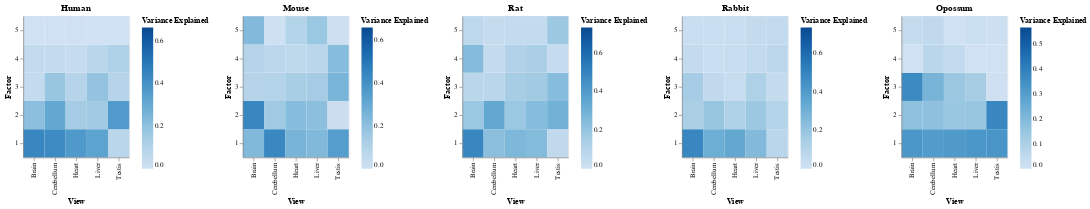

Notebook code cell kept with this figure:
### Code cell
plot_variance_explained(model)

### Figure 1 — Vega specification as saved in the notebook (floating-point values rounded to 4 significant figures)
{"$schema": "https://vega.github.io/schema/vega/v5.json", "data": [{"name": "source_0"}, {"name": "source_1"}, {"name": "source_2"}, {"name": "source_3"}, {"name": "source_4"}, {"name": "data_0", "values": [{"Factor": 1, "Variance Explained": 0.4409, "View": "Brain"}, {"Factor": 2, "Variance Explained": 0.2089, "View": "Brain"}, {"Factor": 3, "Variance Explained": 0.04534, "View": "Brain"}, {"Factor": 4, "Variance Explained": 0.05436, "View": "Brain"}, {"Factor": 5, "Variance Explained": 0.0, "View": "Brain"}, {"Factor": 1, "Variance Explained": 0.4248, "View": "Cerebellum"}, {"Factor": 2, "Variance Explained": 0.3104, "View": "Cerebellum"}, {"Factor": 3, "Variance Explained": 0.1752, "View": "Cerebellum"}, {"Factor": 4, "Variance Explained": 0.04215, "View": "Cerebellum"}, {"Factor": 5, "Variance Explained": 0.0, "View": "Cerebellum"}, {"Factor": 1, "Variance Explained": 0.3674, "View": "Heart"}, {"Factor": 2, "Variance Explained": 0.1401, "View": "Heart"}, {"Factor": 3, "Variance Explained": 0.09124, "View": "Heart"}, {"Factor": 4, "Variance Explained": 0.03903, "View": "Heart"}, {"Factor": 5, "Variance Explained": 0.0, "View": "Heart"}, {"Factor": 1, "Variance Explained": 0.327, "View": "Liver"}, {"Factor": 2, "Variance Explained": 0.1491, "View": "Liver"}, {"Factor": 3, "Variance Explained": 0.1869, "View": "Liver"}, {"Factor": 4, "Variance Explained": 0.07724, "View": "Liver"}, {"Factor": 5, "Variance Explained": 0.0, "View": "Liver"}, {"Factor": 1, "Variance Explained": 0.07829, "View": "Testis"}, {"Factor": 2, "Variance Explained": 0.3624, "View": "Testis"}, {"Factor": 3, "Variance Explained": 0.09353, "View": "Testis"}, {"Factor": 4, "Variance Explained": 0.1156, "View": "Testis"}, {"Factor": 5, "Variance Explained": 0.0, "View": "Testis"}]}, {"name": "data_1", "values": [{"Factor": 1, "Variance Explained": 0.2315, "View": "Brain"}, {"Factor": 2, "Variance Explained": 0.4391, "View": "Brain"}, {"Factor": 3, "Variance Explained": 0.09102, "View": "Brain"}, {"Factor": 4, "Variance Explained": 0.09385, "View": "Brain"}, {"Factor": 5, "Variance Explained": 0.2266, "View": "Brain"}, {"Factor": 1, "Variance Explained": 0.4346, "View": "Cerebellum"}, {"Factor": 2, "Variance Explained": 0.154, "View": "Cerebellum"}, {"Factor": 3, "Variance Explained": 0.09963, "View": "Cerebellum"}, {"Factor": 4, "Variance Explained": 0.0723, "View": "Cerebellum"}, {"Factor": 5, "Variance Explained": 0.002537, "View": "Cerebellum"}, {"Factor": 1, "Variance Explained": 0.2568, "View": "Heart"}, {"Factor": 2, "Variance Explained": 0.2191, "View": "Heart"}, {"Factor": 3, "Variance Explained": 0.1321, "View": "Heart"}, {"Factor": 4, "Variance Explained": 0.0645, "View": "Heart"}, {"Factor": 5, "Variance Explained": 0.09911, "View": "Heart"}, {"Factor": 1, "Variance Explained": 0.2337, "View": "Liver"}, {"Factor": 2, "Variance Explained": 0.206, "View": "Liver"}, {"Factor": 3, "Variance Explained": 0.1399, "View": "Liver"}, {"Factor": 4, "Variance Explained": 0.08038, "View": "Liver"}, {"Factor": 5, "Variance Explained": 0.1675, "View": "Liver"}, {"Factor": 1, "Variance Explained": 0.351, "View": "Testis"}, {"Factor": 2, "Variance Explained": 0.02063, "View": "Testis"}, {"Factor": 3, "Variance Explained": 0.2501, "View": "Testis"}, {"Factor": 4, "Variance Explained": 0.2196, "View": "Testis"}, {"Factor": 5, "Variance Explained": 0.007807, "View": "Testis"}]}, {"name": "data_2", "values": [{"Factor": 1, "Variance Explained": 0.4862, "View": "Brain"}, {"Factor": 2, "Variance Explained": 0.1862, "View": "Brain"}, {"Factor": 3, "Variance Explained": 0.08565, "View": "Brain"}, {"Factor": 4, "Variance Explained": 0.2471, "View": "Brain"}, {"Factor": 5, "Variance Explained": 0.07763, "View": "Brain"}, {"Factor": 1, "Variance Explained": 0.2266, "View": "Cerebellum"}, {"Factor": 2, "Variance Explained": 0.342, "View": "Cerebellum"}, {"Factor": 3, "Variance Explained": 0.08974, "View": "Cerebellum"}, {"Factor": 4, "Variance Explained": 0.04631, "View": "Cerebellum"}, {"Factor": 5, "Variance Explained": 0.04316, "View": "Cerebellum"}, {"Factor": 1, "Variance Explained": 0.2678, "View": "Heart"}, {"Factor": 2, "Variance Explained": 0.1863, "View": "Heart"}, {"Factor": 3, "Variance Explained": 0.1531, "View": "Heart"}, {"Factor": 4, "Variance Explained": 0.1158, "View": "Heart"}, {"Factor": 5, "Variance Explained": 0.05129, "View": "Heart"}, {"Factor": 1, "Variance Explained": 0.25, "View": "Liver"}, {"Factor": 2, "Variance Explained": 0.2394, "View": "Liver"}, {"Factor": 3, "Variance Explained": 0.1635, "View": "Liver"}, {"Factor": 4, "Variance Explained": 0.1374, "View": "Liver"}, {"Factor": 5, "Variance Explained": 0.05199, "View": "Liver"}, {"Factor": 1, "Variance Explained": 0.06128, "View": "Testis"}, {"Factor": 2, "Variance Explained": 0.2981, "View": "Testis"}, {"Factor": 3, "Variance Explained": 0.2436, "View": "Testis"}, {"Factor": 4, "Variance Explained": 0.04314, "View": "Testis"}, {"Factor": 5, "Variance Explained": 0.1785, "View": "Testis"}]}, {"name": "data_3", "values": [{"Factor": 1, "Variance Explained": 0.4879, "View": "Brain"}, {"Factor": 2, "Variance Explained": 0.1352, "View": "Brain"}, {"Factor": 3, "Variance Explained": 0.1514, "View": "Brain"}, {"Factor": 4, "Variance Explained": 0.04781, "View": "Brain"}, {"Factor": 5, "Variance Explained": 0.02426, "View": "Brain"}, {"Factor": 1, "Variance Explained": 0.3141, "View": "Cerebellum"}, {"Factor": 2, "Variance Explained": 0.1976, "View": "Cerebellum"}, {"Factor": 3, "Variance Explained": 0.06476, "View": "Cerebellum"}, {"Factor": 4, "Variance Explained": 0.02378, "View": "Cerebellum"}, {"Factor": 5, "Variance Explained": 0.02561, "View": "Cerebellum"}, {"Factor": 1, "Variance Explained": 0.3433, "View": "Heart"}, {"Factor": 2, "Variance Explained": 0.1265, "View": "Heart"}, {"Factor": 3, "Variance Explained": 0.04028, "View": "Heart"}, {"Factor": 4, "Variance Explained": 0.03648, "View": "Heart"}, {"Factor": 5, "Variance Explained": 0.02793, "View": "Heart"}, {"Factor": 1, "Variance Explained": 0.2514, "View": "Liver"}, {"Factor": 2, "Variance Explained": 0.1821, "View": "Liver"}, {"Factor": 3, "Variance Explained": 0.1216, "View": "Liver"}, {"Factor": 4, "Variance Explained": 0.05151, "View": "Liver"}, {"Factor": 5, "Variance Explained": 0.04538, "View": "Liver"}, {"Factor": 1, "Variance Explained": 0.08498, "View": "Testis"}, {"Factor": 2, "Variance Explained": 0.1101, "View": "Testis"}, {"Factor": 3, "Variance Explained": 0.04698, "View": "Testis"}, {"Factor": 4, "Variance Explained": 0.08132, "View": "Testis"}, {"Factor": 5, "Variance Explained": 0.0596, "View": "Testis"}]}, {"name": "data_4", "values": [{"Factor": 1, "Variance Explained": 0.3213, "View": "Brain"}, {"Factor": 2, "Variance Explained": 0.1672, "View": "Brain"}, {"Factor": 3, "Variance Explained": 0.3667, "View": "Brain"}, {"Factor": 4, "Variance Explained": 0.0, "View": "Brain"}, {"Factor": 5, "Variance Explained": 0.03409, "View": "Brain"}, {"Factor": 1, "Variance Explained": 0.307, "View": "Cerebellum"}, {"Factor": 2, "Variance Explained": 0.1693, "View": "Cerebellum"}, {"Factor": 3, "Variance Explained": 0.2178, "View": "Cerebellum"}, {"Factor": 4, "Variance Explained": 0.0698, "View": "Cerebellum"}, {"Factor": 5, "Variance Explained": 0.04852, "View": "Cerebellum"}, {"Factor": 1, "Variance Explained": 0.3122, "View": "Heart"}, {"Factor": 2, "Variance Explained": 0.1472, "View": "Heart"}, {"Factor": 3, "Variance Explained": 0.1418, "View": "Heart"}, {"Factor": 4, "Variance Explained": 0.04196, "View": "Heart"}, {"Factor": 5, "Variance Explained": 0.0, "View": "Heart"}, {"Factor": 1, "Variance Explained": 0.3229, "View": "Liver"}, {"Factor": 2, "Variance Explained": 0.1489, "View": "Liver"}, {"Factor": 3, "Variance Explained": 0.1163, "View": "Liver"}, {"Factor": 4, "Variance Explained": 0.0, "View": "Liver"}, {"Factor": 5, "Variance Explained": 0.01506, "View": "Liver"}, {"Factor": 1, "Variance Explained": 0.328, "View": "Testis"}, {"Factor": 2, "Variance Explained": 0.377, "View": "Testis"}, {"Factor": 3, "Variance Explained": 0.004953, "View": "Testis"}, {"Factor": 4, "Variance Explained": 0.0, "View": "Testis"}, {"Factor": 5, "Variance Explained": 0.008328, "View": "Testis"}]}, {"name": "data_0_concat_0_x_domain_View", "values": [{"View": "Brain"}, {"View": "Cerebellum"}, {"View": "Heart"}, {"View": "Liver"}, {"View": "Testis"}]}, {"name": "source_0_concat_0_y_domain_Factor", "values": [{"Factor": 1, "sort_field": 1}, {"Factor": 2, "sort_field": 2}, {"Factor": 3, "sort_field": 3}, {"Factor": 4, "sort_field": 4}, {"Factor": 5, "sort_field": 5}]}, {"name": "data_1_concat_1_x_domain_View", "values": [{"View": "Brain"}, {"View": "Cerebellum"}, {"View": "Heart"}, {"View": "Liver"}, {"View": "Testis"}]}, {"name": "source_1_concat_1_y_domain_Factor", "values": [{"Factor": 1, "sort_field": 1}, {"Factor": 2, "sort_field": 2}, {"Factor": 3, "sort_field": 3}, {"Factor": 4, "sort_field": 4}, {"Factor": 5, "sort_field": 5}]}, {"name": "data_2_concat_2_x_domain_View", "values": [{"View": "Brain"}, {"View": "Cerebellum"}, {"View": "Heart"}, {"View": "Liver"}, {"View": "Testis"}]}, {"name": "source_2_concat_2_y_domain_Factor", "values": [{"Factor": 1, "sort_field": 1}, {"Factor": 2, "sort_field": 2}, {"Factor": 3, "sort_field": 3}, {"Factor": 4, "sort_field": 4}, {"Factor": 5, "sort_field": 5}]}, {"name": "data_3_concat_3_x_domain_View", "values": [{"View": "Brain"}, {"View": "Cerebellum"}, {"View": "Heart"}, {"View": "Liver"}, {"View": "Testis"}]}, {"name": "source_3_concat_3_y_domain_Factor", "values": [{"Factor": 1, "sort_field": 1}, {"Factor": 2, "sort_field": 2}, {"Factor": 3, "sort_field": 3}, {"Factor": 4, "sort_field": 4}, {"Factor": 5, "sort_field": 5}]}, {"name": "data_4_concat_4_x_domain_View", "values": [{"View": "Brain"}, {"View": "Cerebellum"}, {"View": "Heart"}, {"View": "Liver"}, {"View": "Testis"}]}, {"name": "source_4_concat_4_y_domain_Factor", "values": [{"Factor": 1, "sort_field": 1}, {"Factor": 2, "sort_field": 2}, {"Factor": 3, "sort_field": 3}, {"Factor": 4, "sort_field": 4}, {"Factor": 5, "sort_field": 5}]}], "signals": [{"name": "childWidth", "value": 150}], "marks": [{"type": "group", "name": "concat_0_group", "encode": {"update": {"height": {"signal": "height"}, "width": {"signal": "childWidth"}}}, "marks": [{"type": "rect", "name": "concat_0_marks", "from": {"data": "data_0"}, "encode": {"update": {"y": {"field": "Factor", "scale": "concat_0_y"}, "tooltip": {"signal": "{\"Factor\": format(datum[\"Factor\"], \"\"), \"View\": isValid(datum[\"View\"]) ? datum[\"View\"] : \"\"+datum[\"View\"], \"Variance Explained\": format(datum[\"Variance Explained\"], \"\")}"}, "fill": {"field": "Variance Explained", "scale": "concat_0_color"}, "x": {"field": "View", "scale": "concat_0_x"}, "width": {"signal": "max(0.25, bandwidth('concat_0_x'))"}, "height": {"signal": "max(0.25, bandwidth('concat_0_y'))"}}}, "style": ["rect"]}], "axes": [{"scale": "concat_0_x", "orient": "bottom", "grid": false, "labelAlign": "right", "title": "View", "labelBaseline": "middle", "labelAngle": 270, "zindex": 1}, {"scale": "concat_0_y", "zindex": 1, "title": "Factor", "grid": false, "orient": "left"}], "title": {"text": "Human", "frame": "group"}, "style": "cell", "legends": [{"fill": "concat_0_color", "gradientLength": {"signal": "clamp(height, 64, 200)"}, "title": "Variance Explained"}]}, {"type": "group", "name": "concat_1_group", "encode": {"update": {"width": {"signal": "childWidth"}, "height": {"signal": "height"}}}, "marks": [{"type": "rect", "name": "concat_1_marks", "from": {"data": "data_1"}, "encode": {"update": {"x": {"field": "View", "scale": "concat_1_x"}, "width": {"signal": "max(0.25, bandwidth('concat_1_x'))"}, "y": {"field": "Factor", "scale": "concat_1_y"}, "height": {"signal": "max(0.25, bandwidth('concat_1_y'))"}, "fill": {"field": "Variance Explained", "scale": "concat_1_color"}, "tooltip": {"signal": "{\"Factor\": format(datum[\"Factor\"], \"\"), \"View\": isValid(datum[\"View\"]) ? datum[\"View\"] : \"\"+datum[\"View\"], \"Variance Explained\": format(datum[\"Variance Explained\"], \"\")}"}}}, "style": ["rect"]}], "axes": [{"scale": "concat_1_x", "orient": "bottom", "labelAngle": 270, "labelBaseline": "middle", "grid": false, "title": "View", "zindex": 1, "labelAlign": "right"}, {"scale": "concat_1_y", "grid": false, "title": "Factor", "zindex": 1, "orient": "left"}], "title": {"text": "Mouse", "frame": "group"}, "legends": [{"fill": "concat_1_color", "gradientLength": {"signal": "clamp(height, 64, 200)"}, "title": "Variance Explained"}], "style": "cell"}, {"type": "group", "name": "concat_2_group", "encode": {"update": {"width": {"signal": "childWidth"}, "height": {"signal": "height"}}}, "marks": [{"type": "rect", "name": "concat_2_marks", "from": {"data": "data_2"}, "encode": {"update": {"height": {"signal": "max(0.25, bandwidth('concat_2_y'))"}, "fill": {"field": "Variance Explained", "scale": "concat_2_color"}, "width": {"signal": "max(0.25, bandwidth('concat_2_x'))"}, "tooltip": {"signal": "{\"Factor\": format(datum[\"Factor\"], \"\"), \"View\": isValid(datum[\"View\"]) ? datum[\"View\"] : \"\"+datum[\"View\"], \"Variance Explained\": format(datum[\"Variance Explained\"], \"\")}"}, "x": {"field": "View", "scale": "concat_2_x"}, "y": {"field": "Factor", "scale": "concat_2_y"}}}, "style": ["rect"]}], "axes": [{"scale": "concat_2_x", "labelAlign": "right", "labelAngle": 270, "labelBaseline": "middle", "title": "View", "grid": false, "zindex": 1, "orient": "bottom"}, {"scale": "concat_2_y", "grid": false, "zindex": 1, "title": "Factor", "orient": "left"}], "title": {"text": "Rat", "frame": "group"}, "style": "cell", "legends": [{"fill": "concat_2_color", "gradientLength": {"signal": "clamp(height, 64, 200)"}, "title": "Variance Explained"}]}, {"type": "group", "name": "concat_3_group", "encode": {"update": {"width": {"signal": "childWidth"}, "height": {"signal": "height"}}}, "marks": [{"type": "rect", "name": "concat_3_marks", "from": {"data": "data_3"}, "encode": {"update": {"tooltip": {"signal": "{\"Factor\": format(datum[\"Factor\"], \"\"), \"View\": isValid(datum[\"View\"]) ? datum[\"View\"] : \"\"+datum[\"View\"], \"Variance Explained\": format(datum[\"Variance Explained\"], \"\")}"}, "width": {"signal": "max(0.25, bandwidth('concat_3_x'))"}, "height": {"signal": "max(0.25, bandwidth('concat_3_y'))"}, "x": {"field": "View", "scale": "concat_3_x"}, "fill": {"field": "Variance Explained", "scale": "concat_3_color"}, "y": {"field": "Factor", "scale": "concat_3_y"}}}, "style": ["rect"]}], "axes": [{"scale": "concat_3_x", "grid": false, "labelAngle": 270, "orient": "bottom", "labelAlign": "right", "zindex": 1, "labelBaseline": "middle", "title": "View"}, {"scale": "concat_3_y", "zindex": 1, "grid": false, "title": "Factor", "orient": "left"}], "title": {"text": "Rabbit", "frame": "group"}, "legends": [{"fill": "concat_3_color", "gradientLength": {"signal": "clamp(height, 64, 200)"}, "title": "Variance Explained"}], "style": "cell"}, {"type": "group", "name": "concat_4_group", "encode": {"update": {"width": {"signal": "childWidth"}, "height": {"signal": "height"}}}, "marks": [{"type": "rect", "name": "concat_4_marks", "from": {"data": "data_4"}, "encode": {"update": {"x": {"field": "View", "scale": "concat_4_x"}, "height": {"signal": "max(0.25, bandwidth('concat_4_y'))"}, "tooltip": {"signal": "{\"Factor\": format(datum[\"Factor\"], \"\"), \"View\": isValid(datum[\"View\"]) ? datum[\"View\"] : \"\"+datum[\"View\"], \"Variance Explained\": format(datum[\"Variance Explained\"], \"\")}"}, "y": {"field": "Factor", "scale": "concat_4_y"}, "width": {"signal": "max(0.25, bandwidth('concat_4_x'))"}, "fill": {"field": "Variance Explained", "scale": "concat_4_color"}}}, "style": ["rect"]}], "axes": [{"scale": "concat_4_x", "labelBaseline": "middle", "grid": false, "labelAngle": 270, "zindex": 1, "labelAlign": "right", "title": "View", "orient": "bottom"}, {"scale": "concat_4_y", "zindex": 1, "title": "Factor", "orient": "left", "grid": false}], "title": {"text": "Opossum", "frame": "group"}, "legends": [{"fill": "concat_4_color", "gradientLength": {"signal": "clamp(height, 64, 200)"}, "title": "Variance Explained"}], "style": "cell"}], "scales": [{"name": "concat_0_x", "type": "band", "domain": {"data": "data_0_concat_0_x_domain_View", "field": "View", "sort": true}, "range": [0, {"signal": "childWidth"}], "paddingInner": 0, "paddingOuter": 0}, {"name": "concat_0_y", "type": "band", "domain": {"data": "source_0_concat_0_y_domain_Factor", "field": "Factor", "sort": {"op": "max", "field": "sort_field", "order": "descending"}}, "range": [0, {"signal": "height"}], "paddingOuter": 0, "paddingInner": 0}, {"name": "concat_0_color", "type": "linear", "domain": [0, 0.6614], "range": {"scheme": "blues"}, "zero": true, "interpolate": "hcl"}, {"name": "concat_1_x", "type": "band", "domain": {"data": "data_1_concat_1_x_domain_View", "field": "View", "sort": true}, "range": [0, {"signal": "childWidth"}], "paddingOuter": 0, "paddingInner": 0}, {"name": "concat_1_y", "type": "band", "domain": {"data": "source_1_concat_1_y_domain_Factor", "field": "Factor", "sort": {"op": "max", "field": "sort_field", "order": "descending"}}, "range": [0, {"signal": "height"}], "paddingInner": 0, "paddingOuter": 0}, {"name": "concat_1_color", "type": "linear", "domain": [0, 0.6587], "range": {"scheme": "blues"}, "zero": true, "interpolate": "hcl"}, {"name": "concat_2_x", "type": "band", "domain": {"data": "data_2_concat_2_x_domain_View", "field": "View", "sort": true}, "range": [0, {"signal": "childWidth"}], "paddingOuter": 0, "paddingInner": 0}, {"name": "concat_2_y", "type": "band", "domain": {"data": "source_2_concat_2_y_domain_Factor", "field": "Factor", "sort": {"op": "max", "field": "sort_field", "order": "descending"}}, "range": [0, {"signal": "height"}], "paddingInner": 0, "paddingOuter": 0}, {"name": "concat_2_color", "type": "linear", "domain": [0, 0.7293], "range": {"scheme": "blues"}, "zero": true, "interpolate": "hcl"}, {"name": "concat_3_x", "type": "band", "domain": {"data": "data_3_concat_3_x_domain_View", "field": "View", "sort": true}, "range": [0, {"signal": "childWidth"}], "paddingInner": 0, "paddingOuter": 0}, {"name": "concat_3_y", "type": "band", "domain": {"data": "source_3_concat_3_y_domain_Factor", "field": "Factor", "sort": {"op": "max", "field": "sort_field", "order": "descending"}}, "range": [0, {"signal": "height"}], "paddingOuter": 0, "paddingInner": 0}, {"name": "concat_3_color", "type": "linear", "domain": [0, 0.7318], "range": {"scheme": "blues"}, "interpolate": "hcl", "zero": true}, {"name": "concat_4_x", "type": "band", "domain": {"data": "data_4_concat_4_x_domain_View", "field": "View", "sort": true}, "range": [0, {"signal": "childWidth"}], "paddingInner": 0, "paddingOuter": 0}, {"name": "concat_4_y", "type": "band", "domain": {"data": "source_4_concat_4_y_domain_Factor", "field": "Factor", "sort": {"op": "max", "field": "sort_field", "order": "descending"}}, "range": [0, {"signal": "height"}], "paddingOuter": 0, "paddingInner": 0}, {"name": "concat_4_color", "type": "linear", "domain": [0, 0.5654], "range": {"scheme": "blues"}, "interpolate": "hcl", "zero": true}], "background": "white", "padding": 5, "layout": {"padding": 20, "bounds": "full", "align": "each"}, "height": 200}
